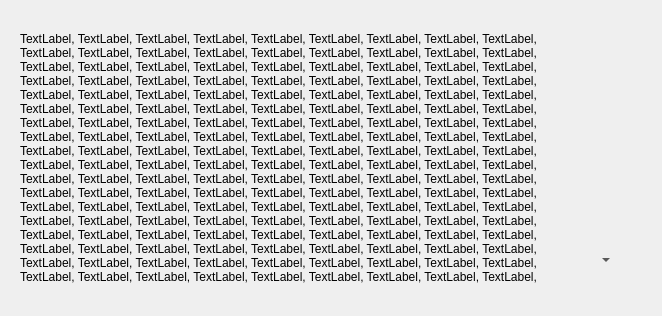
<?xml version="1.0" encoding="UTF-8"?>
<ui version="4.0">
 <class>Form</class>
 <widget class="QWidget" name="Form">
  <property name="geometry">
   <rect>
    <x>0</x>
    <y>0</y>
    <width>662</width>
    <height>316</height>
   </rect>
  </property>
  <property name="windowTitle">
   <string>Form</string>
  </property>
  <layout class="QGridLayout" name="gridLayout">
   <property name="sizeConstraint">
    <enum>QLayout::SetMinimumSize</enum>
   </property>
   <item row="0" column="3">
    <layout class="QVBoxLayout" name="layout_1">
     <property name="rightMargin">
      <number>20</number>
     </property>
     <property name="bottomMargin">
      <number>20</number>
     </property>
     <item alignment="Qt::AlignRight|Qt::AlignBottom">
      <widget class="QToolButton" name="toolButton">
       <property name="minimumSize">
        <size>
         <width>50</width>
         <height>50</height>
        </size>
       </property>
       <property name="maximumSize">
        <size>
         <width>50</width>
         <height>50</height>
        </size>
       </property>
       <property name="text">
        <string/>
       </property>
       <property name="autoRaise">
        <bool>true</bool>
       </property>
       <property name="arrowType">
        <enum>Qt::DownArrow</enum>
       </property>
      </widget>
     </item>
    </layout>
   </item>
   <item row="0" column="0">
    <layout class="QVBoxLayout" name="layout_0">
     <item>
      <widget class="QWidget" name="base_widget" native="true">
       <property name="minimumSize">
        <size>
         <width>250</width>
         <height>250</height>
        </size>
       </property>
       <layout class="QVBoxLayout" name="verticalLayout">
        <item>
         <widget class="QLabel" name="label">
          <property name="text">
           <string>TextLabel, TextLabel, TextLabel, TextLabel, TextLabel, TextLabel, TextLabel, TextLabel, TextLabel, TextLabel, TextLabel, TextLabel, TextLabel, TextLabel, TextLabel, TextLabel, TextLabel, TextLabel, TextLabel, TextLabel, TextLabel, TextLabel, TextLabel, TextLabel, TextLabel, TextLabel, TextLabel, TextLabel, TextLabel, TextLabel, TextLabel, TextLabel, TextLabel, TextLabel, TextLabel, TextLabel, TextLabel, TextLabel, TextLabel, TextLabel, TextLabel, TextLabel, TextLabel, TextLabel, TextLabel, TextLabel, TextLabel, TextLabel, TextLabel, TextLabel, TextLabel, TextLabel, TextLabel, TextLabel, TextLabel, TextLabel, TextLabel, TextLabel, TextLabel, TextLabel, TextLabel, TextLabel, TextLabel, TextLabel, TextLabel, TextLabel, TextLabel, TextLabel, TextLabel, TextLabel, TextLabel, TextLabel, TextLabel, TextLabel, TextLabel, TextLabel, TextLabel, TextLabel, TextLabel, TextLabel, TextLabel, TextLabel, TextLabel, TextLabel, TextLabel, TextLabel, TextLabel, TextLabel, TextLabel, TextLabel, TextLabel, TextLabel, TextLabel, TextLabel, TextLabel, TextLabel, TextLabel, TextLabel, TextLabel, TextLabel, TextLabel, TextLabel, TextLabel, TextLabel, TextLabel, TextLabel, TextLabel, TextLabel, TextLabel, TextLabel, TextLabel, TextLabel, TextLabel, TextLabel, TextLabel, TextLabel, TextLabel, TextLabel, TextLabel, TextLabel, TextLabel, TextLabel, TextLabel, TextLabel, TextLabel, TextLabel, TextLabel, TextLabel, TextLabel, TextLabel, TextLabel, TextLabel, TextLabel, TextLabel, TextLabel, TextLabel, TextLabel, TextLabel, TextLabel, TextLabel, TextLabel, TextLabel, TextLabel, TextLabel, TextLabel, TextLabel, TextLabel, TextLabel, TextLabel, TextLabel, TextLabel, TextLabel, TextLabel, TextLabel, TextLabel, TextLabel, TextLabel, TextLabel, TextLabel, TextLabel, TextLabel, TextLabel, </string>
          </property>
          <property name="wordWrap">
           <bool>true</bool>
          </property>
         </widget>
        </item>
       </layout>
      </widget>
     </item>
    </layout>
   </item>
  </layout>
 </widget>
 <resources/>
 <connections/>
</ui>
